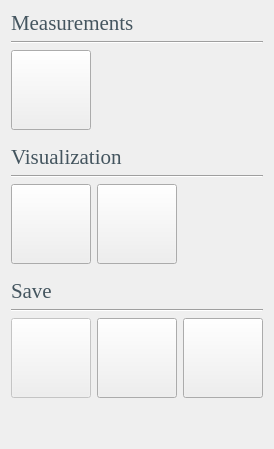
        <widget class="QWidget" name="tab_3">
         <attribute name="title">
          <string>Main</string>
         </attribute>
         <layout class="QVBoxLayout" name="verticalLayout">
          <item>
           <layout class="QGridLayout" name="gridLayout_4">
            <item row="3" column="0" colspan="3">
             <widget class="Line" name="line_2">
              <property name="lineWidth">
               <number>0</number>
              </property>
              <property name="orientation">
               <enum>Qt::Horizontal</enum>
              </property>
             </widget>
            </item>
            <item row="5" column="0" colspan="3">
             <widget class="Line" name="line_3">
              <property name="orientation">
               <enum>Qt::Horizontal</enum>
              </property>
             </widget>
            </item>
            <item row="10" column="0" alignment="Qt::AlignHCenter">
             <widget class="QPushButton" name="screenShotButton">
              <property name="enabled">
               <bool>false</bool>
              </property>
              <property name="sizePolicy">
               <sizepolicy hsizetype="Fixed" vsizetype="Fixed">
                <horstretch>0</horstretch>
                <verstretch>0</verstretch>
               </sizepolicy>
              </property>
              <property name="minimumSize">
               <size>
                <width>80</width>
                <height>80</height>
               </size>
              </property>
              <property name="maximumSize">
               <size>
                <width>80</width>
                <height>80</height>
               </size>
              </property>
              <property name="toolTip">
               <string>&lt;html&gt;&lt;head/&gt;&lt;body&gt;&lt;p&gt;&lt;span style=&quot; font-family:'Times New Roman';&quot;&gt;Save Screenshot&lt;/span&gt;&lt;/p&gt;&lt;/body&gt;&lt;/html&gt;</string>
              </property>
              <property name="styleSheet">
               <string notr="true">QPushButton {
		image: url(/Users/kee_b/OneDrive/바탕 화면/Untitled-22.jpg)
}
</string>
              </property>
              <property name="text">
               <string/>
              </property>
              <property name="icon">
               <iconset>
                <normaloff>../icons/screenshot.jpg</normaloff>../icons/screenshot.jpg</iconset>
              </property>
              <property name="iconSize">
               <size>
                <width>70</width>
                <height>70</height>
               </size>
              </property>
             </widget>
            </item>
            <item row="7" column="0" colspan="3">
             <widget class="Line" name="line_4">
              <property name="styleSheet">
               <string notr="true">color: rgb(255, 255, 255);</string>
              </property>
              <property name="lineWidth">
               <number>0</number>
              </property>
              <property name="orientation">
               <enum>Qt::Horizontal</enum>
              </property>
             </widget>
            </item>
            <item row="10" column="1" alignment="Qt::AlignHCenter">
             <widget class="QPushButton" name="saveDotsButton">
              <property name="minimumSize">
               <size>
                <width>80</width>
                <height>80</height>
               </size>
              </property>
              <property name="maximumSize">
               <size>
                <width>80</width>
                <height>80</height>
               </size>
              </property>
              <property name="toolTip">
               <string>&lt;html&gt;&lt;head/&gt;&lt;body&gt;&lt;p&gt;&lt;span style=&quot; font-family:'Times New Roman';&quot;&gt;Save Landmarks&lt;/span&gt;&lt;/p&gt;&lt;/body&gt;&lt;/html&gt;</string>
              </property>
              <property name="styleSheet">
               <string notr="true">QPushButton {
		image: url(/Users/kee_b/OneDrive/바탕 화면/Untitled-14.jpg)
}
</string>
              </property>
              <property name="text">
               <string/>
              </property>
              <property name="icon">
               <iconset>
                <normaloff>../icons/save_landmarks.jpg</normaloff>../icons/save_landmarks.jpg</iconset>
              </property>
              <property name="iconSize">
               <size>
                <width>70</width>
                <height>70</height>
               </size>
              </property>
             </widget>
            </item>
            <item row="10" column="2" alignment="Qt::AlignHCenter">
             <widget class="QPushButton" name="saveMeasurementsButton">
              <property name="minimumSize">
               <size>
                <width>80</width>
                <height>80</height>
               </size>
              </property>
              <property name="maximumSize">
               <size>
                <width>80</width>
                <height>80</height>
               </size>
              </property>
              <property name="toolTip">
               <string>&lt;html&gt;&lt;head/&gt;&lt;body&gt;&lt;p&gt;&lt;span style=&quot; font-family:'Times New Roman';&quot;&gt;Save Measurements&lt;/span&gt;&lt;/p&gt;&lt;/body&gt;&lt;/html&gt;</string>
              </property>
              <property name="styleSheet">
               <string notr="true">QPushButton {
		image: url(/Users/kee_b/OneDrive/바탕 화면/Untitled-15.jpg)
}
</string>
              </property>
              <property name="text">
               <string/>
              </property>
              <property name="icon">
               <iconset>
                <normaloff>../icons/save_measurements.jpg</normaloff>../icons/save_measurements.jpg</iconset>
              </property>
              <property name="iconSize">
               <size>
                <width>70</width>
                <height>70</height>
               </size>
              </property>
             </widget>
            </item>
            <item row="1" column="0" colspan="3">
             <widget class="Line" name="line">
              <property name="orientation">
               <enum>Qt::Horizontal</enum>
              </property>
             </widget>
            </item>
            <item row="4" column="0" colspan="3">
             <widget class="QLabel" name="label_15">
              <property name="sizePolicy">
               <sizepolicy hsizetype="Preferred" vsizetype="Maximum">
                <horstretch>0</horstretch>
                <verstretch>0</verstretch>
               </sizepolicy>
              </property>
              <property name="font">
               <font>
                <family>Times New Roman</family>
                <pointsize>16</pointsize>
               </font>
              </property>
              <property name="styleSheet">
               <string notr="true">color: rgb(68, 85, 95);</string>
              </property>
              <property name="text">
               <string>Visualization</string>
              </property>
             </widget>
            </item>
            <item row="8" column="0" colspan="3">
             <widget class="QLabel" name="label_17">
              <property name="sizePolicy">
               <sizepolicy hsizetype="Preferred" vsizetype="Maximum">
                <horstretch>0</horstretch>
                <verstretch>0</verstretch>
               </sizepolicy>
              </property>
              <property name="font">
               <font>
                <family>Times New Roman</family>
                <pointsize>16</pointsize>
               </font>
              </property>
              <property name="styleSheet">
               <string notr="true">color: rgb(68, 85, 95);</string>
              </property>
              <property name="text">
               <string>Save</string>
              </property>
             </widget>
            </item>
            <item row="9" column="0" colspan="3">
             <widget class="Line" name="line_5">
              <property name="orientation">
               <enum>Qt::Horizontal</enum>
              </property>
             </widget>
            </item>
            <item row="2" column="0" alignment="Qt::AlignHCenter">
             <widget class="QPushButton" name="measurementsButton">
              <property name="sizePolicy">
               <sizepolicy hsizetype="Fixed" vsizetype="Fixed">
                <horstretch>0</horstretch>
                <verstretch>0</verstretch>
               </sizepolicy>
              </property>
              <property name="minimumSize">
               <size>
                <width>80</width>
                <height>80</height>
               </size>
              </property>
              <property name="maximumSize">
               <size>
                <width>80</width>
                <height>80</height>
               </size>
              </property>
              <property name="toolTip">
               <string>&lt;html&gt;&lt;head/&gt;&lt;body&gt;&lt;p&gt;&lt;span style=&quot; font-family:'Times New Roman';&quot;&gt;Measurement&lt;/span&gt;&lt;/p&gt;&lt;/body&gt;&lt;/html&gt;</string>
              </property>
              <property name="styleSheet">
               <string notr="true">QPushButton {
		image: url(/Users/kee_b/OneDrive/바탕 화면/Untitled-4.jpg)
}</string>
              </property>
              <property name="text">
               <string/>
              </property>
              <property name="icon">
               <iconset>
                <normaloff>../icons/measurements.jpg</normaloff>../icons/measurements.jpg</iconset>
              </property>
              <property name="iconSize">
               <size>
                <width>70</width>
                <height>70</height>
               </size>
              </property>
             </widget>
            </item>
            <item row="6" column="0" alignment="Qt::AlignHCenter">
             <widget class="QPushButton" name="toggleDotsButton">
              <property name="sizePolicy">
               <sizepolicy hsizetype="Fixed" vsizetype="Fixed">
                <horstretch>0</horstretch>
                <verstretch>0</verstretch>
               </sizepolicy>
              </property>
              <property name="minimumSize">
               <size>
                <width>80</width>
                <height>80</height>
               </size>
              </property>
              <property name="maximumSize">
               <size>
                <width>80</width>
                <height>80</height>
               </size>
              </property>
              <property name="toolTip">
               <string>&lt;html&gt;&lt;head/&gt;&lt;body&gt;&lt;p&gt;&lt;span style=&quot; font-family:'Times New Roman';&quot;&gt;Hide/Show Landmarks&lt;/span&gt;&lt;/p&gt;&lt;/body&gt;&lt;/html&gt;</string>
              </property>
              <property name="styleSheet">
               <string notr="true">QPushButton {
		image: url(/Users/kee_b/OneDrive/바탕 화면/Untitled-23.jpg)
}</string>
              </property>
              <property name="text">
               <string/>
              </property>
              <property name="icon">
               <iconset>
                <normaloff>../icons/toggle_landmarks.jpg</normaloff>../icons/toggle_landmarks.jpg</iconset>
              </property>
              <property name="iconSize">
               <size>
                <width>70</width>
                <height>70</height>
               </size>
              </property>
              <property name="checkable">
               <bool>true</bool>
              </property>
             </widget>
            </item>
            <item row="6" column="1" alignment="Qt::AlignHCenter">
             <widget class="QPushButton" name="toggleMidlineButton">
              <property name="sizePolicy">
               <sizepolicy hsizetype="Fixed" vsizetype="Fixed">
                <horstretch>0</horstretch>
                <verstretch>0</verstretch>
               </sizepolicy>
              </property>
              <property name="minimumSize">
               <size>
                <width>80</width>
                <height>80</height>
               </size>
              </property>
              <property name="maximumSize">
               <size>
                <width>80</width>
                <height>80</height>
               </size>
              </property>
              <property name="toolTip">
               <string>&lt;html&gt;&lt;head/&gt;&lt;body&gt;&lt;p&gt;&lt;span style=&quot; font-family:'Times New Roman';&quot;&gt;Hide/Show Midline&lt;/span&gt;&lt;/p&gt;&lt;/body&gt;&lt;/html&gt;</string>
              </property>
              <property name="styleSheet">
               <string notr="true">QPushButton {
		image: url(/Users/kee_b/OneDrive/바탕 화면/Untitled-24.jpg)
}</string>
              </property>
              <property name="text">
               <string/>
              </property>
              <property name="icon">
               <iconset>
                <normaloff>../icons/toggle_midlines.jpg</normaloff>../icons/toggle_midlines.jpg</iconset>
              </property>
              <property name="iconSize">
               <size>
                <width>70</width>
                <height>70</height>
               </size>
              </property>
              <property name="checkable">
               <bool>true</bool>
              </property>
             </widget>
            </item>
            <item row="0" column="0" colspan="3">
             <widget class="QLabel" name="label_16">
              <property name="sizePolicy">
               <sizepolicy hsizetype="Preferred" vsizetype="Maximum">
                <horstretch>0</horstretch>
                <verstretch>0</verstretch>
               </sizepolicy>
              </property>
              <property name="font">
               <font>
                <family>Times New Roman</family>
                <pointsize>16</pointsize>
               </font>
              </property>
              <property name="styleSheet">
               <string notr="true">color: rgb(68, 85, 95);</string>
              </property>
              <property name="text">
               <string>Measurements</string>
              </property>
             </widget>
            </item>
           </layout>
          </item>
          <item>
           <spacer name="verticalSpacer_2">
            <property name="orientation">
             <enum>Qt::Vertical</enum>
            </property>
            <property name="sizeHint" stdset="0">
             <size>
              <width>20</width>
              <height>40</height>
             </size>
            </property>
           </spacer>
          </item>
         </layout>
        </widget>
